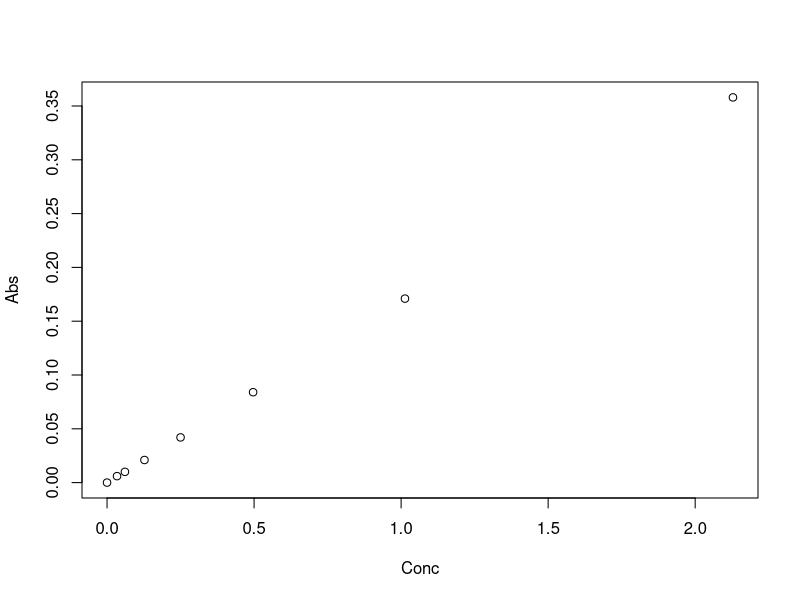
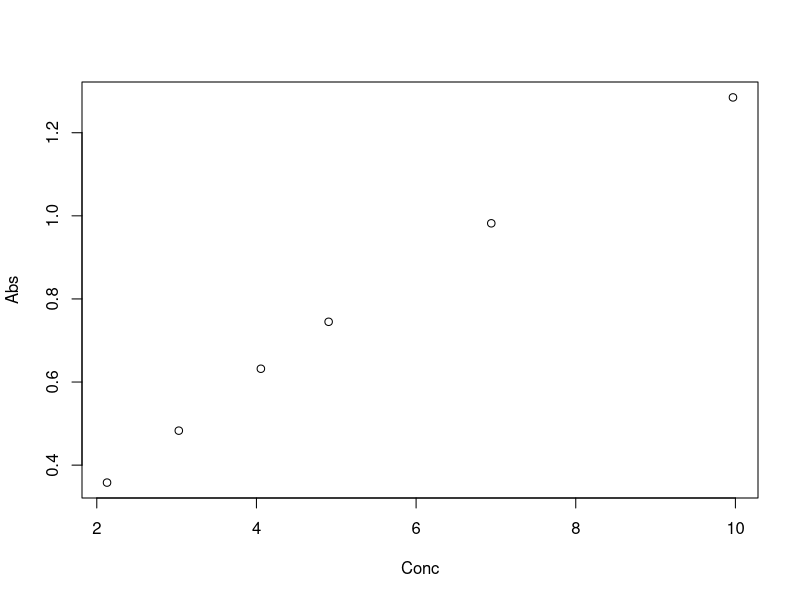
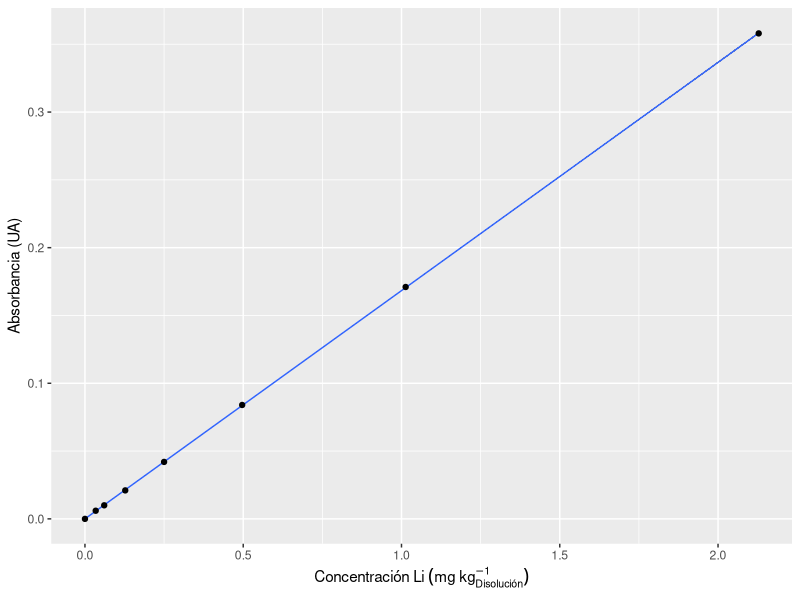
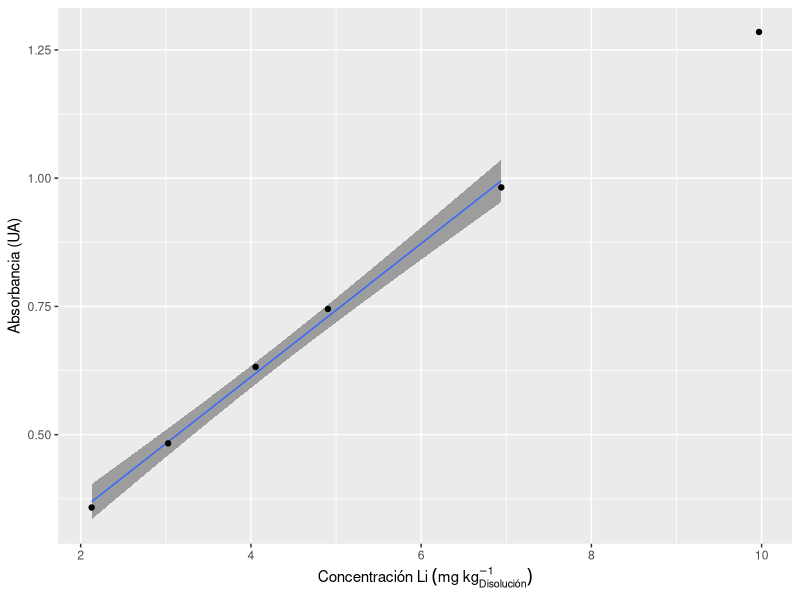

The R source for these figures, in order:
library(ggplot2)
cStock<-109.0*0.187872*0.99/0.1004535
mStock<-c(0,0.1233,0.2527,0.5276,0.7501,1.0061,1.2242,1.7201,2.4747)
mFinal<-c(50.0000,50.0987,50.3381,50.0258,50.0044,50.0676,50.3772,50.0084,50.0971)

ConcCurva<-mStock*cStock/mFinal
Std1_2<-ConcCurva[2]*2.1049/4.1824
Std1_4<-ConcCurva[2]*1.0461/4.0821
Std1_8<-ConcCurva[2]*0.5312/4.3369
Std1_16<-ConcCurva[2]*0.2941/4.3005
ConcCurva<-c(ConcCurva[1],Std1_16,Std1_8,Std1_4,Std1_2,ConcCurva[2:length(ConcCurva)])

AbsCurva <-c(0,0.006,0.010,0.021,0.042,0.084,0.171,0.358,0.483,0.632,0.745,0.982,1.285)
#sdAbsCurva <-c()
Curva<-data.frame(Conc=ConcCurva, Abs=AbsCurva)
CurvaBaja<-data.frame(Conc=ConcCurva[1:8], Abs=AbsCurva[1:8])
CurvaAlta<-data.frame(Conc=ConcCurva[8:13], Abs=AbsCurva[8:13])

plot(CurvaBaja)
plot(CurvaAlta)
summary(lm(AbsCurva ~ ConcCurva))
#arrows(ConcCurva,AbsCurva-sdAbsCurva,ConcCurva,AbsCurva+sdAbsCurva)
ggplot(data=CurvaBaja, aes(x=Conc,y=Abs)) + geom_smooth(method='lm',alpha=0.999,size=0.5) + geom_point() + 
  labs(x=expression(Concentración~Li~(mg~kg[Disolución]^-1)), y="Absorbancia (UA)")
ggplot(data=CurvaAlta, aes(x=Conc,y=Abs)) + geom_smooth(method='lm',alpha=0.95,size=0.5,data=subset(CurvaAlta,Conc<8)) + geom_point() + 
  labs(x=expression(Concentración~Li~(mg~kg[Disolución]^-1)), y="Absorbancia (UA)")

Cbaja<-(lm(Abs~Conc,data=CurvaBaja))
Calta<-(lm(Abs~Conc,data=CurvaAlta,subset = 1:5))


LixiB1<-(0.391-Calta$coefficients[1])/Calta$coefficients[2] *5.6613/0.1182
LixiB2<-(0.678-Calta$coefficients[1])/Calta$coefficients[2] *6.7793/0.2605
LixiB<-mean(c(LixiB1,LixiB2))

ConcFaseExtrac_0<-c(10.0834/25.5817,10.0908/25.5619,10.1279/25.5537,10.1073/25.6479,10.0876/25.5549,10.1063/25.5820,10.0890/25.5612)*LixiB
dilFaseExtrac_1<-c(0.5542/5.5318,0.5470/5.4461,0.5370/5.8439,0.5561/5.4137,0.5465/5.4240,0.5454/5.7109,0.5422/5.4627)
AbsFaseExtrac_1<-c(0.686,0.888,0.654,0.721,0.711,0.679,0.690)
ConcFaseExtrac_1<-(AbsFaseExtrac_1-Calta$coefficients[1])/Calta$coefficients[2]*(1/dilFaseExtrac_1)

ConcFaseRec_1<-(c(0.030,0.056,0.005,0.008,0.010,0.004,0.000)-Cbaja$coefficients[1])/Cbaja$coefficients[2]
masaFaseRec<-c(54.5503-14.7740,54.4400-14.5355,54.7931-14.7907,54.4747-14.5651,54.5368-14.5959,54.8379-14.4990,54.2937-14.5161)
MasLitRec<-ConcFaseRec_1*masaFaseRec # En microgramos
